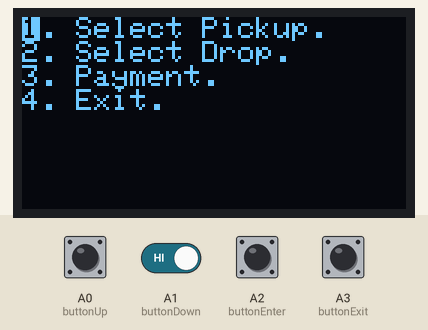
This sketch was run on a simulated Arduino Uno, built with avr-gcc and run on an emulated ATmega328P. Parts: 128×64 one-colour display. Inputs (shaded band) come from the test bench; at power-on: A0 (buttonUp), A1 (buttonDown), A2 (buttonEnter), A3 (buttonExit) HIGH. What the sketch prints to the serial monitor is not drawn.

Above: at 3.2 s.
3.3 s: A2 (buttonEnter) pulled LOW for 1 s
At 4.18 s:
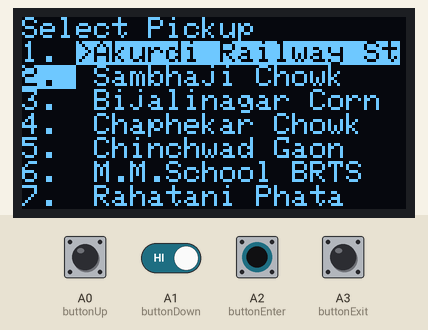
5.8 s: A0 (buttonUp) pulled LOW for 1 s
At 8.0 s:
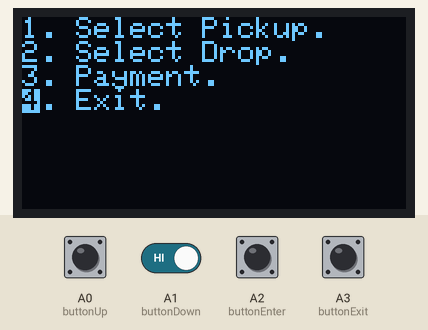
8.3 s: A2 (buttonEnter) pulled LOW for 0.15 s
At 9.7 s:
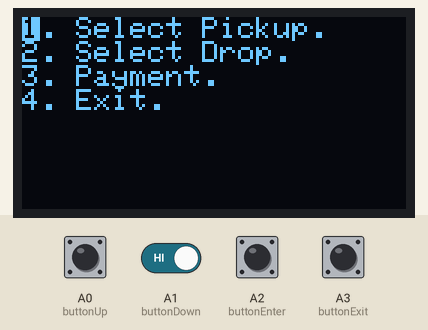
10.0 s: A1 (buttonDown) driven LOW and A2 (buttonEnter) driven LOW
At 10.67 s:
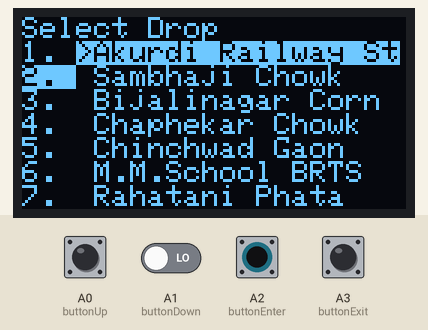
13.0 s: A1 (buttonDown) driven HIGH
14.6 s: A3 (buttonExit) pulled LOW for 1 s
Timing chart, 0 to 17.6 s (numbered marks = the images above; inputs shaded):
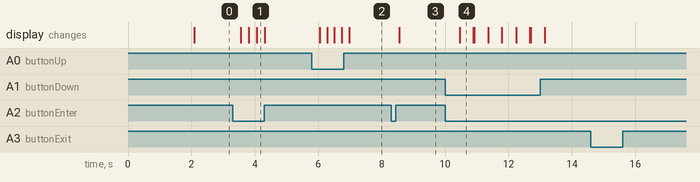

Measured:
- after the input at 3.3 s, the display: changes after 0.25 s (image 1)
- after the input at 5.8 s, the display: changes after 0.25 s (image 2)
- after the input at 8.3 s, the display: changes after 0.25 s (image 3)
- after the input at 10.0 s, the display: changes after 0.47 s (image 4)
- after the input at 14.6 s, every drawn part: stays the same
- what the display in image 4 shows lasts 0.4 s, from 10.5 s to 10.9 s

The sketch:

bus_conductor_machine_rfid.ino
```cpp
#include <Wire.h>
#include <Adafruit_GFX.h>
#include <Adafruit_SSD1306.h>

#define SCREEN_WIDTH 128
#define SCREEN_HEIGHT 64
#define OLED_RESET -1

Adafruit_SSD1306 display(SCREEN_WIDTH, SCREEN_HEIGHT, &Wire, OLED_RESET);

const int buttonUp = A0;
const int buttonDown = A1;
const int buttonEnter = A2;
const int buttonExit = A3;

// List of all locations
const char *locations[] = {
  "Akurdi Railway St",
  "Sambhaji Chowk",
  "Bijalinagar Corn",
  "Chaphekar Chowk",
  "Chinchwad Gaon",
  "M.M.School BRTS",
  "Rahatani Phata",
  "Pimple Saudagar",
  "Pune Vidyapeeth",
  "Shivajinagar",
  "C.O.E.P.Hostel ",
  "Manapa Bhavan"
};

int selectedPickupIndex = -1;
int selectedDropIndex = -1;
float fare = -1.0;

int selectedOption = 1; // Initial menu option

bool paymentSectionActive = false;  // Flag to indicate if payment section is active
bool paymentCompleted = false;  // Flag to indicate if payment is completed

int count = 0;
char c;
String id;

void setup() {
  Serial.begin(9600);

  if (!display.begin(SSD1306_PAGEADDR, 0x3C)) {
    Serial.println(F("SSD1306 allocation failed"));
    for (;;);
  }

  pinMode(buttonUp, INPUT_PULLUP);
  pinMode(buttonDown, INPUT_PULLUP);
  pinMode(buttonEnter, INPUT_PULLUP);
  pinMode(buttonExit, INPUT_PULLUP);

  delay(2000);
  display.clearDisplay();
  display.display();

  Serial.println("Please select pickup and drop locations.");
}

void loop() {
  displayMenu(selectedOption);

  // Check button presses
  if (digitalRead(buttonUp) == LOW) {
    delay(200); // debounce
    selectedOption = (selectedOption > 1) ? (selectedOption - 1) : 4;
  }

  if (digitalRead(buttonDown) == LOW) {
    delay(200); // debounce
    selectedOption = (selectedOption < 4) ? (selectedOption + 1) : 1;
  }

  if (digitalRead(buttonEnter) == LOW) {
    delay(200); // debounce
    handleOption(selectedOption);
  }

  // Check if in Payment option and Exit button is pressed
  if (selectedOption == 3 && digitalRead(buttonExit) == LOW) {
    delay(200); // debounce
    if (paymentSectionActive) {
      returnToMainMenu();
    } else {
      handlePaymentOption();
    }
  }
}

void displayMenu(int option) {
  display.clearDisplay();
  display.setTextSize(1);
  display.setTextColor(SSD1306_WHITE);
  display.setCursor(0, 0);

  // Display menu options
  display.print(F("1. Select Pickup.\n"));
  display.print(F("2. Select Drop.\n"));
  display.print(F("3. Payment.\n"));
  display.print(F("4. Exit.\n"));

  // Highlight the selected option
  display.setCursor(0, (option - 1) * 8);
  display.setTextColor(SSD1306_BLACK, SSD1306_WHITE);
  display.print(option);
  display.setTextColor(SSD1306_WHITE);

  display.display();
}

int selectLocation(const char *title, int &selectedIndex) {
  selectedIndex = 0;

  while (true) {
    display.clearDisplay();
    display.setTextSize(1);
    display.setTextColor(SSD1306_WHITE);
    display.setCursor(0, 0);
    display.println(title);

    for (int i = selectedIndex; i < min(selectedIndex + SCREEN_HEIGHT / 8, sizeof(locations) / sizeof(locations[0])); ++i) {
      // Display numbers along with locations
      display.print(i + 1);
      display.print(". ");

      // Highlight the selected location
      if (i == selectedIndex) {
        display.setTextColor(SSD1306_BLACK, SSD1306_WHITE);
        display.print(">");
      } else {
        display.setTextColor(SSD1306_WHITE);
        display.print(" ");
      }

      display.println(locations[i]);
    }

    display.display();

    if (digitalRead(buttonUp) == LOW) {
      delay(200); // debounce
      selectedIndex = (selectedIndex > 0) ? (selectedIndex - 1) : 0;
    }

    if (digitalRead(buttonDown) == LOW) {
      delay(200); // debounce
      selectedIndex = (selectedIndex < sizeof(locations) / sizeof(locations[0]) - 1) ? (selectedIndex + 1) : selectedIndex;
    }

    if (digitalRead(buttonEnter) == LOW) {
      delay(200); // debounce
      // User has selected a location, exit the function
      display.clearDisplay();
      display.display();
      Serial.print(F("Selected Location Index: "));
      Serial.println(selectedIndex);
      return selectedIndex;
    }

    if (digitalRead(buttonExit) == LOW) {
      delay(200); // debounce
      return -1; // Indicate exit
    }
  }
}

float calculateFare(int pickupIndex, int dropIndex) {
  const float farePerStop = 10.0;
  const float baseFare = 5.0;

  float fare = abs(dropIndex - pickupIndex) * farePerStop + baseFare;

  return fare;
}

void handleOption(int option) {
  if (option == 1) {
    // Select Pickup
    selectedPickupIndex = selectLocation("Select Pickup", selectedPickupIndex);
  } else if (option == 2) {
    // Select Drop
    selectedDropIndex = selectLocation("Select Drop", selectedDropIndex);
  } else if (option == 3) {
    handlePaymentOption();
  } else if (option == 4) {
    // Exit option selected
    Serial.println(F("Exit option selected"));
    // Implement exit logic here
    returnToMainMenu();
  }
}

void handlePaymentOption() {
  // Payment option selected
  Serial.println(F("Payment option selected"));

  // Check if both pickup and drop locations are selected
  if (selectedPickupIndex != -1 && selectedDropIndex != -1) {
    fare = calculateFare(selectedPickupIndex, selectedDropIndex);

    // Display pickup, drop, and fare information
    display.clearDisplay();
    display.setTextSize(1);
    display.setTextColor(SSD1306_WHITE);
    display.setCursor(0, 0);
    display.print(F("Pickup: "));
    display.println(locations[selectedPickupIndex]);
    display.print(F("Drop: "));
    display.println(locations[selectedDropIndex]);

    if (fare != -1.0) {
      display.print(F("Fare: $"));
      display.println(fare, 2);
    } else {
      display.println(F("Invalid locations"));
    }

    display.print(F("Scan RFID to complete payment."));

    display.display();

    // Activate payment section
    paymentSectionActive = true;

    // Buffer to store RFID data
    char rfidBuffer[13];
    int bufferIndex = 0;

    // Expected RFID tag
    const char expectedRFID[] = "AB123456789A";

    // Wait until payment is completed or exit button is pressed
    while (!paymentCompleted) {
      // Check if the exit button is pressed
      if (digitalRead(buttonExit) == LOW) {
        returnToMainMenu();
        break;
      }

      // Simulate RFID tag scanning
      while (Serial.available() > 0) {
        char c = Serial.read();

        // Check if the character is alphanumeric and buffer is not full
        if (isAlphaNumeric(c) && bufferIndex < 12) {
          rfidBuffer[bufferIndex++] = c;
        }

        // Introduce a delay to ensure complete RFID data is received
        delay(10);
      }

      // Check if the buffer contains a complete RFID tag
      if (bufferIndex == 12) {
        rfidBuffer[bufferIndex] = '\0'; // Null-terminate the string

        // Check if the scanned RFID is valid
        if (strcmp(rfidBuffer, expectedRFID) == 0) {
          Serial.println(F("Valid RFID. Payment completed."));
          paymentCompleted = true;
          // You might want to add additional logic or trigger an external event for payment completion
        } else {
          Serial.println(F("Invalid RFID. Payment not completed."));
          Serial.print(F("Expected RFID: "));
          Serial.println(expectedRFID);
        }

        // Clear the buffer for the next scan
        bufferIndex = 0;
      }

      // Introduce a delay before checking again
      delay(100);
    }

    // Reset flags
    paymentSectionActive = false;
    paymentCompleted = false;
  } else {
    Serial.println(F("Please select both pickup and drop locations."));
  }
}


void returnToMainMenu() {
  selectedOption = 1; // Return to the main menu
  selectedPickupIndex = -1;
  selectedDropIndex = -1;
  fare = -1.0;

  Serial.println("Please select pickup and drop locations.");
}
```
